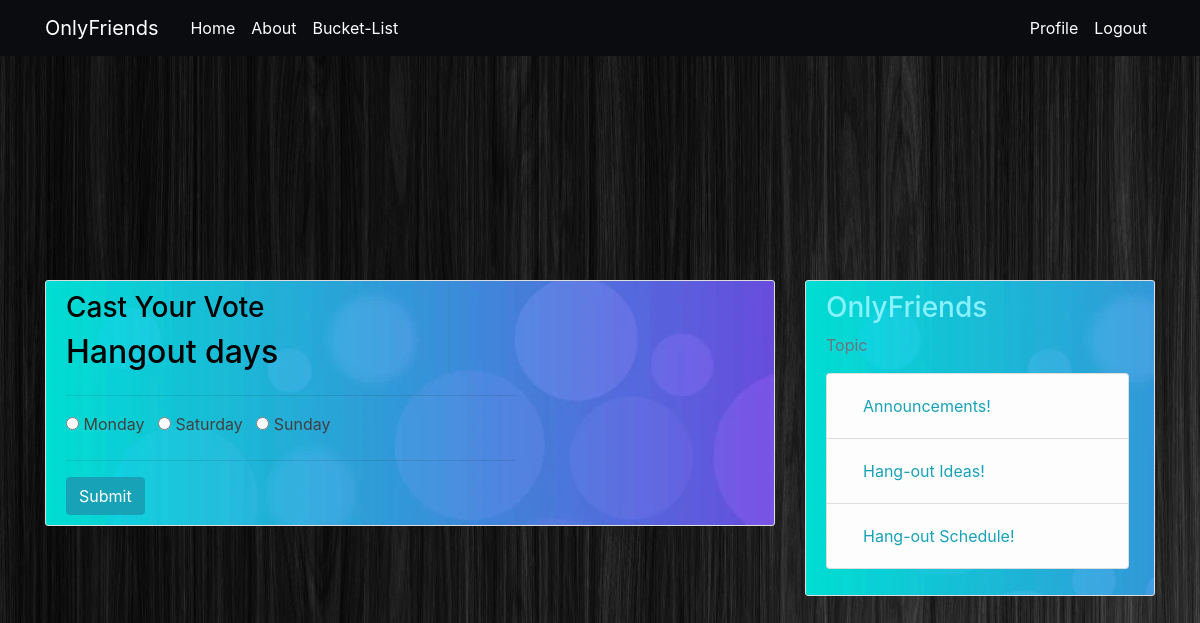
Page /vote/7/ (signed in) on the committed database.
### blog/models.py (models this page shows, shortened)
class Poll(models.Model):
    question = models.TextField()
    option_one = models.CharField(max_length=30)
    option_two = models.CharField(max_length=30)
    option_three = models.CharField(max_length=30)
    option_one_count = models.IntegerField(default=0)
    option_two_count = models.IntegerField(default=0)
    option_three_count = models.IntegerField(default=0)

### blog/views.py (the view, shortened to what this page needs)
# urls.py: path('vote/<poll_id>/', poll_views.vote, name='vote-poll'),
@login_required
def vote(request, poll_id):
    poll = Poll.objects.get(pk=poll_id)
    context = {
        'poll' : poll
    }
    return render(request, 'blog/vote_poll.html', context)

### blog/templates/blog/vote_poll.html (shortened to what this page needs)
{% extends "blog/base.html" %}
{% block content %}
<article class="media content-section">
    <div class="media-body">
        <div class="row">
            <div class="col-lg-8 col-lg-offset-2">
                <div class="panel panel-default">
                    <div class="panel-heading">
                        <h3 class="article-title">Cast Your Vote</h3>
                    </div>
                    <div class="panel-body">
                        <div class="row">
                            <div class="col-lg-12">
                                <h2 class="article-title">{{ poll.question }}</h2>
                            </div>
                        </div>
                        <div class="row">
                            <div class="col-lg-12">
                                <hr />
                                <form method="POST">
                                    <div class="form-group">
                                        <div class="radio">
                                            <label>
                                                <input type="radio" name="poll" value="option1" required>
                                                {{ poll.option_one }}
                                            </label> &nbsp;
                                            <label>
                                                <input type="radio" name="poll" value="option2">
                                                {{ poll.option_two }}
                                            </label> &nbsp;
                                            <label>
                                                <input type="radio" name="poll" value="option3">
                                                {{ poll.option_three }}
                                            </label> &nbsp;
                                        </div>
                                    </div>
                                    <hr />
                                    <button type="submit" class="btn btn-info">
                                        Submit
                                    </button>
                                </form>
                            </div>
                        </div>
                    </div>
                </div>
            </div>
        </div>
    </div>
  </article>
{% endblock content%}

### blog/static/blog/main.css (style rules this page uses)
body { background: #1F2833; background-image: url("../pic.jpg"); color: #444040; margin-top: 5rem; padding-top: 200px; padding-bottom: 200px; }
h1, h2, h3, h4, h5, h6 { color: #87f1ff; }
.content-section { background: #45A29E; background-image: url("../bubble.jpg"); padding: 10px 20px; border: 1px solid #dddddd; border-radius: 3px; margin-bottom: 40px; }
.article-title { color: #000000; }

### rows in the picture
Poll: question "Hangout days", option_one "Monday", option_two "Saturday", option_three "Sunday"
